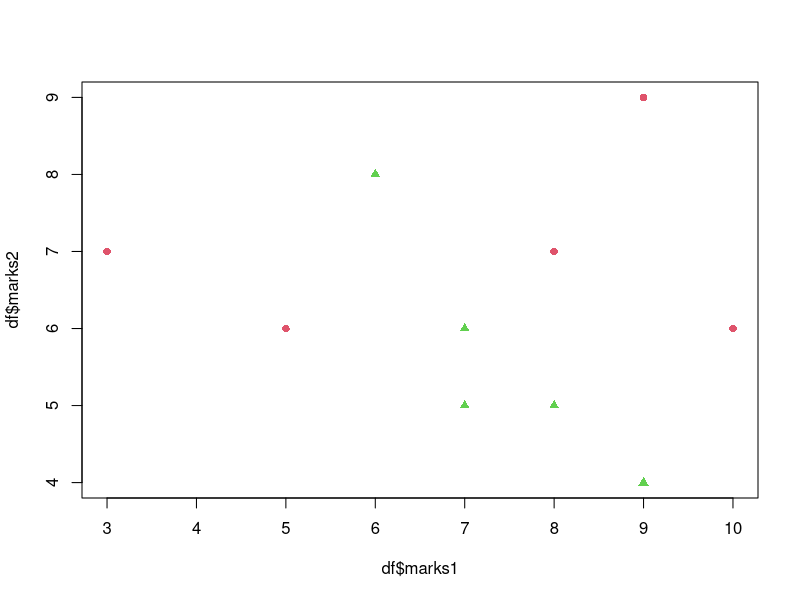

The R source for this figure:
marks1=ceiling(rnorm(10,6,2))
marks2=ceiling(rnorm(10,5,2))
df=data.frame(marks1,marks2)
head(df)
km=kmeans(df,centers=2)
km$cluster
df2=cbind(df,cluster=km$cluster)
df2[order(df2$cluster),]
plot(df$marks1,df$marks2,col=2:3,pch=c(16,17))
points(km$centres, pch=20, cex=2,col=km$clusters)
